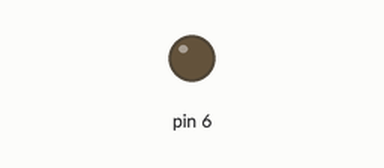
Simulated run of this sketch. Board: Arduino Uno, built with avr-gcc and run on an emulated ATmega328P. Shown: output pins drawn as LEDs (lit = HIGH). What the sketch prints to the serial monitor is not drawn.

Above: at 0.05 s.
At 1.4 s:
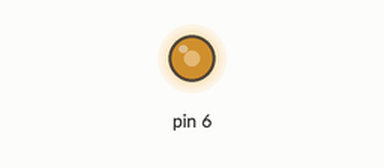
At 2.1 s:
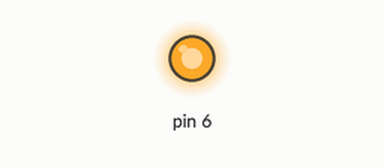
At 2.8 s:
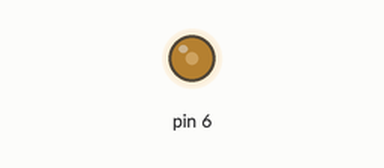
Timing chart, 0 to 6.5 s (numbered marks = the images above):
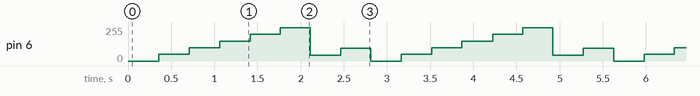

The sketch:

Exer_3_mod_2.ino
```cpp
void setup() {
  // put your setup code here, to run once:

  Serial.begin(9600);
}

int inicio = 1500;
int TaxaTempo = 350;
int TaxaLeitura = 50;
extern volatile unsigned long timer0_millis;


void loop() {
  // put your main code here, to run repeatedly:
  unsigned int tempo = millis();

  Serial.println(tempo);

  if (tempo <= TaxaTempo * 1.0)
  {
    analogWrite(6, 0);
  }
  else if (tempo > TaxaTempo * 1.0 and tempo <= TaxaTempo * 2.0)
  {
    analogWrite(6, TaxaLeitura * 1.0);
    // Serial.println(TaxaLeitura * 1.0);
  }
  else if (tempo > TaxaTempo * 2.0 and tempo <= TaxaTempo * 3.0)
  {
    analogWrite(6, TaxaLeitura * 2.0 );
    // Serial.println(TaxaLeitura * 2.0 );
  }
  else if (tempo > TaxaTempo * 3.0 and tempo <= TaxaTempo * 4.0)
  {
    analogWrite(6, TaxaLeitura * 3.0 );
    // Serial.println(TaxaLeitura * 3.0 );
  }
  else if (tempo > TaxaTempo * 4.0 and tempo <= TaxaTempo * 5.0)
  {
    analogWrite(6, TaxaLeitura * 4.0 );
    // Serial.println(TaxaLeitura * 4.0 );
  }
  else if (tempo > TaxaTempo * 5.0 and tempo <= TaxaTempo * 6.0)
  {
    analogWrite(6, TaxaLeitura * 5.0 );
    // Serial.println(TaxaLeitura * 5.0 );
  }
    else if (tempo > TaxaTempo * 6.0 and tempo <= TaxaTempo *7.0)
  {
    analogWrite(6, TaxaLeitura * 6.0 );
    // Serial.println(TaxaLeitura * 6.0 );
  }
    else if (tempo > TaxaTempo * 7.0 and tempo <= TaxaTempo * 8.0)
  {
    analogWrite(6, TaxaLeitura * 7.0 );
    // Serial.println(TaxaLeitura * 7.0 );
  }
  else {
    timer0_millis = 0;
  }

}
```

Measured:
- by itself, pin 6: repeats every 2.8 s: 100/255 0.35 s, 150/255 0.35 s, 200/255 0.35 s, 250/255 0.35 s, 44/255 0.35 s, 94/255 0.35 s, 0/255 0.35 s, 50/255 0.35 s
